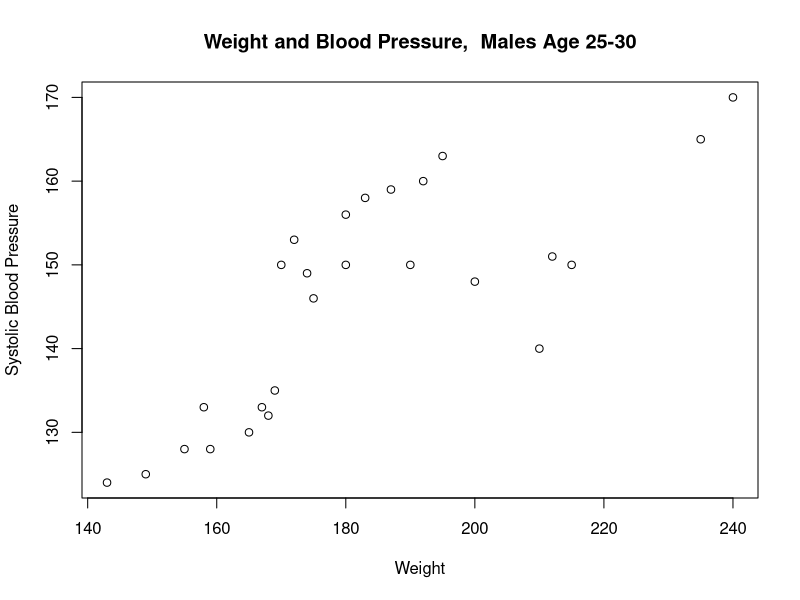

Here is the R script that generated this plot:
## ---- chunk 1
knitr::opts_chunk$set(echo = TRUE)
## ---- chunk 2
bp <- read.table("bp.txt", header = TRUE)
## ---- chunk 3
plot(bp$weight, bp$BP, xlab = "Weight", ylab = "Systolic Blood Pressure", main = "Weight and Blood Pressure,  Males Age 25-30")
## ---- chunk 4
lm_bp <- lm(BP~weight, data = bp)
summary(lm_bp)
## ---- chunk 5
weight_est <- lm_bp$coefficients['(Intercept)'] + lm_bp$coefficients['weight'] * 200
print(weight_est)
print(148 - weight_est)
## ---- chunk 6
anova(lm_bp)
